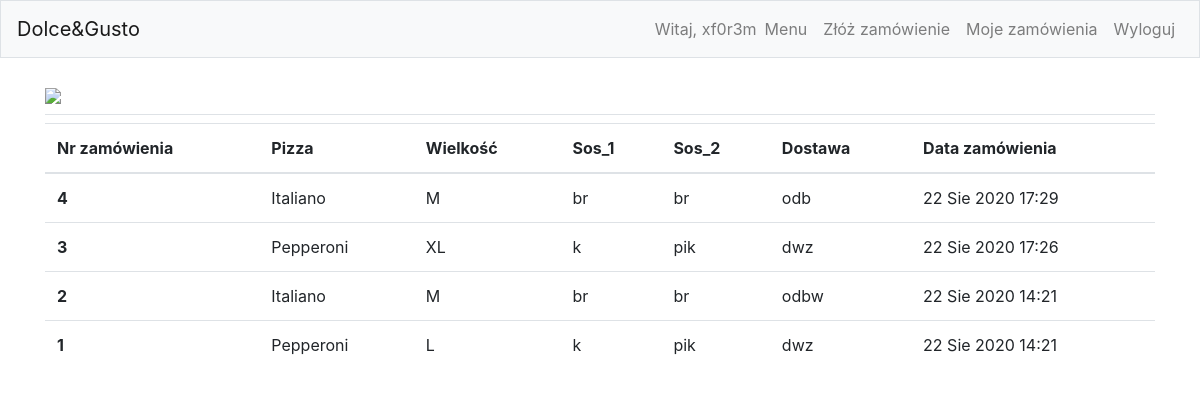
Page /orders/ (signed in) on the committed database.
### pizzas/models.py (models this page shows, shortened)
class Order(models.Model):
    pizza = models.ForeignKey(Pizza, on_delete=models.CASCADE)
    size = models.CharField(max_length=10)
    sauce1 = models.CharField(max_length=10)
    sauce2 = models.CharField(max_length=10)
    deliver = models.CharField(max_length=10)
    date_order = models.DateTimeField(auto_now_add=True)
    owner = models.ForeignKey(User, on_delete=models.CASCADE)

class Pizza(models.Model):
    name = models.CharField(max_length=200)

### pizzas/views.py (the view)
# urls.py: path('orders/', views.orders_view, name="orders"),
@login_required
def orders_view(request):
    from pizzas.models import Order
    if request.user.username != 'pizza_admin':
        orders = Order.objects.filter(owner=request.user).order_by('-date_order')
    else:
        orders = Order.objects.order_by('-date_order')
    context = {'orders': orders}
    return render(request, 'pizzas/orders_view.html', context)

### pizzas/templates/pizzas/orders_view.html (shortened to what this page needs)
{% extends 'pizzas/base.html' %}
{% block page_header %}
    <img src="https://i.imgur.com/olxvhk5.jpg" style="width: 100%;" />
{% endblock page_header %}
{% block content %}
<table class="table">
    <thead>
        <tr>
            <th scope="col">Nr zamówienia</th>
            <th scope="col">Pizza</th>
            <th scope="col">Wielkość</th>
            <th scope="col">Sos_1</th>
            <th scope="col">Sos_2</th>
            <th scope="col">Dostawa</th>
            <th scope="col">Data zamówienia</th>
        </tr>
    </thead>
    <tbody>
    {% for order in orders %}
        <tr>
            <th scope="row">{{ order.id }}</th>
            <td>{{ order.pizza.name }}</td>
            <td>{{ order.size }}</td>
            <td>{{ order.sauce1 }}</td>
            <td>{{ order.sauce2 }}</td>
            <td>{{ order.deliver }}</td>
            <td>{{ order.date_order|date:'d M Y H:i'  }}</td>
        </tr>
    {% empty %}
        <tr><td colspan="7">Brak zamówień</td></tr>
    {% endfor %}
    </tbody>
</table>
{% endblock content %}

### pizzas/templates/pizzas/base.html (shortened to what this page needs)
{% load bootstrap4 %}
<!doctype html>
<html lang="pl">
    <head>
        {% bootstrap_css %}
    </head>
    <body>
        <nav class="navbar navbar-expand-md navbar-light bg-light mb-4 border">
            <a class="navbar-brand" href="{% url 'pizzas:index' %}">
                Dolce&Gusto
            </a>
            <div class="collapse navbar-collapse" id="navbarCollapse">
                <ul class="navbar-nav ml-auto">
                    {% if user.is_authenticated %}
                        <li class="nav-item">
                            <span class="navbar-text">
                                Witaj, {{ user.username }}
                            </span>
                        </li>
                        <li class="nav-item">
                            <a class="nav-link" href="{% url 'pizzas:menu' %}">
                                Menu
                            </a>
                        </li>
                        {% if user.username == 'pizza_admin' %}
                            <li class="nav-item">
                                <a class="nav-link" href="{% url 'pizzas:orders' %}">
                                    Zamówienia
                                </a>
                            </li>
                        {% else %}
                            <li class="nav-item">
                                <a class="nav-link" href="{% url 'pizzas:new_order' %}">
                                    Złóż zamówienie
                                </a>
                            </li>
                            <li class="nav-item">
                                <a class="nav-link" href="{% url 'pizzas:orders' %}">
                                    Moje zamówienia
                                </a>
                            </li>
                        {% endif %}
                        <li class="nav-item">
                            <a class="nav-link" href="{% url 'users:logout' %}">
                                Wyloguj
                            </a>
                        </li>
                    {% endif %}
                </ul>
            </div>
        </nav>
        <main role="main" class="container">
            <div class="pb-2 mb-2 border-bottom">
                {% block page_header %} {% endblock page_header %}
            </div>
            <div>
                {% block content %}{% endblock content %}
            </div>
        </main>
    </body>
</html>

### rows in the picture
Order: id "4", pizza.name "Italiano", size "M", sauce1 "br", sauce2 "br", deliver "odb", date_order "22 Sie 2020 17:29"
Order: id "3", pizza.name "Pepperoni", size "XL", sauce1 "k", sauce2 "pik", deliver "dwz", date_order "22 Sie 2020 17:26"
Order: id "2", pizza.name "Italiano", size "M", sauce1 "br", sauce2 "br", deliver "odbw", date_order "22 Sie 2020 14:21"
Order: id "1", pizza.name "Pepperoni", size "L", sauce1 "k", sauce2 "pik", deliver "dwz", date_order "22 Sie 2020 14:21"

### other values in the picture
{{ user.username }} "xf0r3m"
